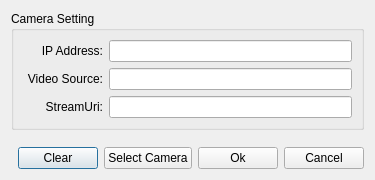
<?xml version="1.0" encoding="UTF-8"?>
<ui version="4.0">
 <class>MonitoringIpCameraSettngDlg</class>
 <widget class="QDialog" name="MonitoringIpCameraSettngDlg">
  <property name="geometry">
   <rect>
    <x>0</x>
    <y>0</y>
    <width>375</width>
    <height>180</height>
   </rect>
  </property>
  <property name="minimumSize">
   <size>
    <width>375</width>
    <height>180</height>
   </size>
  </property>
  <property name="maximumSize">
   <size>
    <width>375</width>
    <height>180</height>
   </size>
  </property>
  <property name="windowTitle">
   <string>Camera Setting</string>
  </property>
  <layout class="QGridLayout" name="gridLayout_2">
   <item row="1" column="0" colspan="5">
    <spacer name="verticalSpacer">
     <property name="orientation">
      <enum>Qt::Vertical</enum>
     </property>
     <property name="sizeHint" stdset="0">
      <size>
       <width>208</width>
       <height>14</height>
      </size>
     </property>
    </spacer>
   </item>
   <item row="2" column="1">
    <widget class="QPushButton" name="btnClear">
     <property name="text">
      <string>Clear</string>
     </property>
    </widget>
   </item>
   <item row="2" column="4">
    <widget class="QPushButton" name="btnCancel">
     <property name="text">
      <string>Cancel</string>
     </property>
    </widget>
   </item>
   <item row="2" column="3">
    <widget class="QPushButton" name="btnOk">
     <property name="text">
      <string>Ok</string>
     </property>
    </widget>
   </item>
   <item row="0" column="0" colspan="5">
    <widget class="QGroupBox" name="groupCameraSetting">
     <property name="title">
      <string>Camera Setting</string>
     </property>
     <layout class="QGridLayout" name="gridLayout">
      <item row="1" column="0">
       <layout class="QHBoxLayout" name="horizontalLayout_3">
        <item>
         <widget class="QLabel" name="lblVideoSource">
          <property name="minimumSize">
           <size>
            <width>80</width>
            <height>0</height>
           </size>
          </property>
          <property name="maximumSize">
           <size>
            <width>80</width>
            <height>16777215</height>
           </size>
          </property>
          <property name="text">
           <string>Video Source:</string>
          </property>
          <property name="alignment">
           <set>Qt::AlignRight|Qt::AlignTrailing|Qt::AlignVCenter</set>
          </property>
         </widget>
        </item>
        <item>
         <widget class="QLineEdit" name="editVideoSource"/>
        </item>
       </layout>
      </item>
      <item row="0" column="0">
       <layout class="QHBoxLayout" name="horizontalLayout_4">
        <item>
         <widget class="QLabel" name="lblIpAddress">
          <property name="minimumSize">
           <size>
            <width>80</width>
            <height>0</height>
           </size>
          </property>
          <property name="maximumSize">
           <size>
            <width>80</width>
            <height>16777215</height>
           </size>
          </property>
          <property name="text">
           <string>IP Address:</string>
          </property>
          <property name="alignment">
           <set>Qt::AlignRight|Qt::AlignTrailing|Qt::AlignVCenter</set>
          </property>
         </widget>
        </item>
        <item>
         <widget class="QLineEdit" name="editIpAddress"/>
        </item>
       </layout>
      </item>
      <item row="2" column="0">
       <layout class="QHBoxLayout" name="horizontalLayout_2">
        <item>
         <widget class="QLabel" name="lblStreamUri">
          <property name="minimumSize">
           <size>
            <width>80</width>
            <height>0</height>
           </size>
          </property>
          <property name="maximumSize">
           <size>
            <width>80</width>
            <height>16777215</height>
           </size>
          </property>
          <property name="text">
           <string>StreamUri:</string>
          </property>
          <property name="alignment">
           <set>Qt::AlignRight|Qt::AlignTrailing|Qt::AlignVCenter</set>
          </property>
         </widget>
        </item>
        <item>
         <widget class="QLineEdit" name="editStreamUri">
          <property name="echoMode">
           <enum>QLineEdit::Password</enum>
          </property>
         </widget>
        </item>
       </layout>
      </item>
     </layout>
    </widget>
   </item>
   <item row="2" column="0">
    <spacer name="horizontalSpacer">
     <property name="orientation">
      <enum>Qt::Horizontal</enum>
     </property>
     <property name="sizeHint" stdset="0">
      <size>
       <width>107</width>
       <height>20</height>
      </size>
     </property>
    </spacer>
   </item>
   <item row="2" column="2">
    <widget class="QPushButton" name="btnSelectCamera">
     <property name="text">
      <string>Select Camera</string>
     </property>
    </widget>
   </item>
  </layout>
 </widget>
 <resources/>
 <connections/>
</ui>
